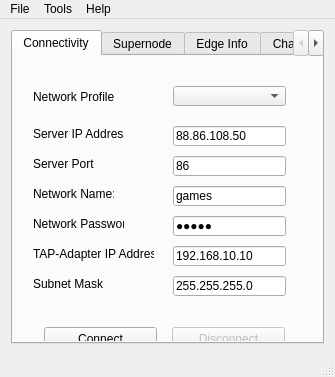
<?xml version="1.0" encoding="UTF-8"?>
<ui version="4.0">
 <class>MainWindow</class>
 <widget class="QMainWindow" name="MainWindow">
  <property name="geometry">
   <rect>
    <x>0</x>
    <y>0</y>
    <width>335</width>
    <height>377</height>
   </rect>
  </property>
  <property name="minimumSize">
   <size>
    <width>335</width>
    <height>377</height>
   </size>
  </property>
  <property name="maximumSize">
   <size>
    <width>800</width>
    <height>377</height>
   </size>
  </property>
  <property name="contextMenuPolicy">
   <enum>Qt::DefaultContextMenu</enum>
  </property>
  <property name="windowTitle">
   <string>QtN2N GUI</string>
  </property>
  <property name="windowIcon">
   <iconset resource="icons.qrc">
    <normaloff>:/GUI_n2n.png</normaloff>:/GUI_n2n.png</iconset>
  </property>
  <property name="locale">
   <locale language="English" country="UnitedStates"/>
  </property>
  <widget class="QWidget" name="centralWidget">
   <property name="contextMenuPolicy">
    <enum>Qt::DefaultContextMenu</enum>
   </property>
   <property name="locale">
    <locale language="English" country="UnitedStates"/>
   </property>
   <layout class="QHBoxLayout" name="horizontalLayout">
    <item>
     <widget class="QTabWidget" name="tabInfo">
      <property name="sizePolicy">
       <sizepolicy hsizetype="Expanding" vsizetype="Expanding">
        <horstretch>0</horstretch>
        <verstretch>0</verstretch>
       </sizepolicy>
      </property>
      <property name="sizeIncrement">
       <size>
        <width>0</width>
        <height>0</height>
       </size>
      </property>
      <property name="contextMenuPolicy">
       <enum>Qt::DefaultContextMenu</enum>
      </property>
      <property name="locale">
       <locale language="English" country="UnitedStates"/>
      </property>
      <property name="currentIndex">
       <number>0</number>
      </property>
      <widget class="QWidget" name="tab_0">
       <property name="contextMenuPolicy">
        <enum>Qt::DefaultContextMenu</enum>
       </property>
       <property name="locale">
        <locale language="English" country="UnitedStates"/>
       </property>
       <attribute name="title">
        <string>Connectivity</string>
       </attribute>
       <widget class="QComboBox" name="comboBox">
        <property name="geometry">
         <rect>
          <x>160</x>
          <y>30</y>
          <width>113</width>
          <height>20</height>
         </rect>
        </property>
        <property name="toolTip">
         <string extracomment="Select your profile."/>
        </property>
       </widget>
       <widget class="QLabel" name="label_1">
        <property name="geometry">
         <rect>
          <x>20</x>
          <y>30</y>
          <width>81</width>
          <height>21</height>
         </rect>
        </property>
        <property name="text">
         <string>Network Profile:</string>
        </property>
       </widget>
       <widget class="QLineEdit" name="lineEdit_1">
        <property name="geometry">
         <rect>
          <x>160</x>
          <y>70</y>
          <width>113</width>
          <height>20</height>
         </rect>
        </property>
        <property name="toolTip">
         <string extracomment="Enter Server IP Address."/>
        </property>
        <property name="inputMethodHints">
         <set>Qt::ImhPreferNumbers</set>
        </property>
        <property name="inputMask">
         <string/>
        </property>
        <property name="text">
         <string>88.86.108.50</string>
        </property>
        <property name="maxLength">
         <number>15</number>
        </property>
       </widget>
       <widget class="QLabel" name="label_2">
        <property name="geometry">
         <rect>
          <x>20</x>
          <y>70</y>
          <width>91</width>
          <height>16</height>
         </rect>
        </property>
        <property name="text">
         <string>Server IP Address:</string>
        </property>
       </widget>
       <widget class="QLabel" name="label_3">
        <property name="geometry">
         <rect>
          <x>20</x>
          <y>100</y>
          <width>61</width>
          <height>16</height>
         </rect>
        </property>
        <property name="text">
         <string>Server Port:</string>
        </property>
       </widget>
       <widget class="QLineEdit" name="lineEdit_2">
        <property name="geometry">
         <rect>
          <x>160</x>
          <y>100</y>
          <width>113</width>
          <height>20</height>
         </rect>
        </property>
        <property name="toolTip">
         <string extracomment="Enter Server Port."/>
        </property>
        <property name="inputMethodHints">
         <set>Qt::ImhPreferNumbers</set>
        </property>
        <property name="text">
         <string>86</string>
        </property>
        <property name="maxLength">
         <number>4</number>
        </property>
       </widget>
       <widget class="QLineEdit" name="lineEdit_3">
        <property name="geometry">
         <rect>
          <x>160</x>
          <y>130</y>
          <width>113</width>
          <height>20</height>
         </rect>
        </property>
        <property name="toolTip">
         <string extracomment="Enter Name of Network."/>
        </property>
        <property name="inputMethodHints">
         <set>Qt::ImhPreferLowercase|Qt::ImhPreferNumbers|Qt::ImhPreferUppercase</set>
        </property>
        <property name="text">
         <string>games</string>
        </property>
        <property name="maxLength">
         <number>15</number>
        </property>
       </widget>
       <widget class="QLabel" name="label_4">
        <property name="geometry">
         <rect>
          <x>20</x>
          <y>130</y>
          <width>81</width>
          <height>16</height>
         </rect>
        </property>
        <property name="text">
         <string>Network Name:</string>
        </property>
       </widget>
       <widget class="QLineEdit" name="lineEdit_4">
        <property name="geometry">
         <rect>
          <x>160</x>
          <y>160</y>
          <width>113</width>
          <height>20</height>
         </rect>
        </property>
        <property name="toolTip">
         <string extracomment="Enter Network Password."/>
        </property>
        <property name="inputMethodHints">
         <set>Qt::ImhHiddenText|Qt::ImhNoAutoUppercase|Qt::ImhNoPredictiveText|Qt::ImhPreferLowercase|Qt::ImhPreferNumbers|Qt::ImhPreferUppercase|Qt::ImhSensitiveData</set>
        </property>
        <property name="text">
         <string>games</string>
        </property>
        <property name="maxLength">
         <number>15</number>
        </property>
        <property name="echoMode">
         <enum>QLineEdit::Password</enum>
        </property>
       </widget>
       <widget class="QLabel" name="label_5">
        <property name="geometry">
         <rect>
          <x>20</x>
          <y>160</y>
          <width>91</width>
          <height>16</height>
         </rect>
        </property>
        <property name="text">
         <string>Network Password:</string>
        </property>
       </widget>
       <widget class="QLabel" name="label_6">
        <property name="geometry">
         <rect>
          <x>20</x>
          <y>190</y>
          <width>121</width>
          <height>16</height>
         </rect>
        </property>
        <property name="text">
         <string>TAP-Adapter IP Address:</string>
        </property>
       </widget>
       <widget class="QLabel" name="label_7">
        <property name="geometry">
         <rect>
          <x>20</x>
          <y>220</y>
          <width>71</width>
          <height>16</height>
         </rect>
        </property>
        <property name="text">
         <string>Subnet Mask:</string>
        </property>
       </widget>
       <widget class="QLineEdit" name="lineEdit_5">
        <property name="geometry">
         <rect>
          <x>160</x>
          <y>190</y>
          <width>113</width>
          <height>20</height>
         </rect>
        </property>
        <property name="toolTip">
         <string extracomment="Enter local TAP-Adapter IP Address."/>
        </property>
        <property name="inputMethodHints">
         <set>Qt::ImhPreferNumbers</set>
        </property>
        <property name="inputMask">
         <string/>
        </property>
        <property name="text">
         <string>192.168.10.10</string>
        </property>
        <property name="maxLength">
         <number>15</number>
        </property>
       </widget>
       <widget class="QLineEdit" name="lineEdit_6">
        <property name="geometry">
         <rect>
          <x>160</x>
          <y>220</y>
          <width>113</width>
          <height>20</height>
         </rect>
        </property>
        <property name="toolTip">
         <string extracomment="Enter Network Subnet Mask."/>
        </property>
        <property name="inputMethodHints">
         <set>Qt::ImhPreferNumbers</set>
        </property>
        <property name="inputMask">
         <string/>
        </property>
        <property name="text">
         <string>255.255.255.0</string>
        </property>
        <property name="maxLength">
         <number>15</number>
        </property>
       </widget>
       <widget class="QWidget" name="layoutWidget">
        <property name="geometry">
         <rect>
          <x>20</x>
          <y>260</y>
          <width>253</width>
          <height>25</height>
         </rect>
        </property>
        <layout class="QHBoxLayout" name="horizontalLayout_5">
         <property name="spacing">
          <number>25</number>
         </property>
         <item>
          <widget class="QPushButton" name="edgeConnectButton">
           <property name="minimumSize">
            <size>
             <width>113</width>
             <height>23</height>
            </size>
           </property>
           <property name="toolTip">
            <string extracomment="Click &quot;Connect&quot; to start edge Client."/>
           </property>
           <property name="text">
            <string>Connect</string>
           </property>
          </widget>
         </item>
         <item>
          <widget class="QPushButton" name="edgeDisconnectButton">
           <property name="enabled">
            <bool>false</bool>
           </property>
           <property name="minimumSize">
            <size>
             <width>113</width>
             <height>23</height>
            </size>
           </property>
           <property name="text">
            <string>Disconnect</string>
           </property>
          </widget>
         </item>
        </layout>
       </widget>
      </widget>
      <widget class="QWidget" name="tab_1">
       <property name="contextMenuPolicy">
        <enum>Qt::DefaultContextMenu</enum>
       </property>
       <attribute name="title">
        <string>Supernode</string>
       </attribute>
       <layout class="QFormLayout" name="formLayout_2">
        <item row="0" column="0" colspan="2">
         <widget class="QSplitter" name="splitter">
          <property name="orientation">
           <enum>Qt::Horizontal</enum>
          </property>
          <widget class="QLabel" name="label_15">
           <property name="text">
            <string>Port:</string>
           </property>
          </widget>
          <widget class="QLineEdit" name="lineEdit_7">
           <property name="inputMethodHints">
            <set>Qt::ImhPreferNumbers</set>
           </property>
           <property name="text">
            <string>86</string>
           </property>
           <property name="maxLength">
            <number>4</number>
           </property>
          </widget>
          <widget class="QCheckBox" name="checkBox_0">
           <property name="text">
            <string>Increase Verbose.</string>
           </property>
          </widget>
         </widget>
        </item>
        <item row="1" column="0">
         <widget class="QLabel" name="label">
          <property name="text">
           <string>Info:</string>
          </property>
         </widget>
        </item>
        <item row="2" column="0" colspan="2">
         <widget class="QTextEdit" name="textEdit_2">
          <property name="minimumSize">
           <size>
            <width>290</width>
            <height>190</height>
           </size>
          </property>
          <property name="maximumSize">
           <size>
            <width>16777215</width>
            <height>190</height>
           </size>
          </property>
          <property name="undoRedoEnabled">
           <bool>false</bool>
          </property>
          <property name="lineWrapMode">
           <enum>QTextEdit::WidgetWidth</enum>
          </property>
          <property name="readOnly">
           <bool>true</bool>
          </property>
          <property name="textInteractionFlags">
           <set>Qt::TextSelectableByKeyboard|Qt::TextSelectableByMouse</set>
          </property>
         </widget>
        </item>
        <item row="3" column="0" colspan="2">
         <layout class="QFormLayout" name="formLayout_3">
          <property name="labelAlignment">
           <set>Qt::AlignBottom|Qt::AlignHCenter</set>
          </property>
          <property name="formAlignment">
           <set>Qt::AlignBottom|Qt::AlignHCenter</set>
          </property>
          <property name="horizontalSpacing">
           <number>10</number>
          </property>
          <property name="verticalSpacing">
           <number>10</number>
          </property>
          <property name="topMargin">
           <number>9</number>
          </property>
          <property name="rightMargin">
           <number>0</number>
          </property>
          <property name="bottomMargin">
           <number>0</number>
          </property>
          <item row="0" column="0">
           <widget class="QPushButton" name="nodeStartButton">
            <property name="minimumSize">
             <size>
              <width>75</width>
              <height>23</height>
             </size>
            </property>
            <property name="maximumSize">
             <size>
              <width>75</width>
              <height>16777215</height>
             </size>
            </property>
            <property name="text">
             <string>Start</string>
            </property>
           </widget>
          </item>
          <item row="0" column="1">
           <widget class="QPushButton" name="nodeStopButton">
            <property name="enabled">
             <bool>false</bool>
            </property>
            <property name="minimumSize">
             <size>
              <width>75</width>
              <height>23</height>
             </size>
            </property>
            <property name="maximumSize">
             <size>
              <width>75</width>
              <height>16777215</height>
             </size>
            </property>
            <property name="text">
             <string>Stop</string>
            </property>
           </widget>
          </item>
         </layout>
        </item>
       </layout>
       <zorder>label</zorder>
       <zorder>textEdit_2</zorder>
       <zorder>splitter</zorder>
      </widget>
      <widget class="QWidget" name="tab_2">
       <property name="locale">
        <locale language="English" country="UnitedStates"/>
       </property>
       <attribute name="title">
        <string>Edge Info</string>
       </attribute>
       <layout class="QVBoxLayout" name="verticalLayout_2">
        <item>
         <widget class="QTextEdit" name="textEdit_1">
          <property name="maximumSize">
           <size>
            <width>800</width>
            <height>377</height>
           </size>
          </property>
          <property name="undoRedoEnabled">
           <bool>false</bool>
          </property>
          <property name="lineWrapMode">
           <enum>QTextEdit::WidgetWidth</enum>
          </property>
          <property name="readOnly">
           <bool>true</bool>
          </property>
          <property name="textInteractionFlags">
           <set>Qt::TextSelectableByKeyboard|Qt::TextSelectableByMouse</set>
          </property>
         </widget>
        </item>
       </layout>
      </widget>
      <widget class="QWidget" name="tab_3">
       <property name="contextMenuPolicy">
        <enum>Qt::DefaultContextMenu</enum>
       </property>
       <attribute name="title">
        <string>Chat</string>
       </attribute>
       <layout class="QGridLayout" name="gridLayout_2">
        <item row="0" column="1">
         <widget class="QListWidget" name="userListWidget">
          <property name="minimumSize">
           <size>
            <width>110</width>
            <height>240</height>
           </size>
          </property>
          <property name="maximumSize">
           <size>
            <width>110</width>
            <height>240</height>
           </size>
          </property>
         </widget>
        </item>
        <item row="0" column="0">
         <widget class="QTextEdit" name="roomTextEdit">
          <property name="minimumSize">
           <size>
            <width>170</width>
            <height>240</height>
           </size>
          </property>
          <property name="maximumSize">
           <size>
            <width>16777215</width>
            <height>240</height>
           </size>
          </property>
          <property name="font">
           <font>
            <pointsize>10</pointsize>
           </font>
          </property>
          <property name="contextMenuPolicy">
           <enum>Qt::CustomContextMenu</enum>
          </property>
          <property name="undoRedoEnabled">
           <bool>false</bool>
          </property>
          <property name="lineWrapMode">
           <enum>QTextEdit::WidgetWidth</enum>
          </property>
          <property name="readOnly">
           <bool>true</bool>
          </property>
          <property name="textInteractionFlags">
           <set>Qt::LinksAccessibleByKeyboard|Qt::LinksAccessibleByMouse|Qt::TextBrowserInteraction|Qt::TextSelectableByKeyboard|Qt::TextSelectableByMouse</set>
          </property>
         </widget>
        </item>
        <item row="3" column="0" colspan="2">
         <layout class="QFormLayout" name="formLayout">
          <property name="leftMargin">
           <number>0</number>
          </property>
          <property name="topMargin">
           <number>8</number>
          </property>
          <property name="rightMargin">
           <number>0</number>
          </property>
          <property name="bottomMargin">
           <number>0</number>
          </property>
          <item row="0" column="0">
           <widget class="QLabel" name="label_8">
            <property name="minimumSize">
             <size>
              <width>0</width>
              <height>22</height>
             </size>
            </property>
            <property name="maximumSize">
             <size>
              <width>16777215</width>
              <height>22</height>
             </size>
            </property>
            <property name="text">
             <string>Message:</string>
            </property>
           </widget>
          </item>
          <item row="0" column="1">
           <widget class="QLineEdit" name="sayLineEdit">
            <property name="sizePolicy">
             <sizepolicy hsizetype="Expanding" vsizetype="Preferred">
              <horstretch>0</horstretch>
              <verstretch>0</verstretch>
             </sizepolicy>
            </property>
            <property name="minimumSize">
             <size>
              <width>0</width>
              <height>22</height>
             </size>
            </property>
            <property name="maximumSize">
             <size>
              <width>16777215</width>
              <height>22</height>
             </size>
            </property>
            <property name="sizeIncrement">
             <size>
              <width>0</width>
              <height>0</height>
             </size>
            </property>
            <property name="font">
             <font>
              <pointsize>10</pointsize>
             </font>
            </property>
            <property name="toolTip">
             <string>Write the message here...</string>
            </property>
            <property name="placeholderText">
             <string>Write the message here...</string>
            </property>
           </widget>
          </item>
         </layout>
        </item>
       </layout>
      </widget>
      <widget class="QWidget" name="tab_4">
       <attribute name="title">
        <string>Info</string>
       </attribute>
       <layout class="QVBoxLayout" name="verticalLayout">
        <item>
         <widget class="QTextEdit" name="textEditInfo">
          <property name="undoRedoEnabled">
           <bool>false</bool>
          </property>
          <property name="readOnly">
           <bool>true</bool>
          </property>
          <property name="textInteractionFlags">
           <set>Qt::TextSelectableByKeyboard|Qt::TextSelectableByMouse</set>
          </property>
         </widget>
        </item>
       </layout>
      </widget>
     </widget>
    </item>
   </layout>
  </widget>
  <widget class="QMenuBar" name="menuBar">
   <property name="geometry">
    <rect>
     <x>0</x>
     <y>0</y>
     <width>335</width>
     <height>21</height>
    </rect>
   </property>
   <property name="locale">
    <locale language="English" country="UnitedStates"/>
   </property>
   <widget class="QMenu" name="menuFile">
    <property name="locale">
     <locale language="English" country="UnitedStates"/>
    </property>
    <property name="title">
     <string>File</string>
    </property>
    <addaction name="actionSave"/>
    <addaction name="separator"/>
    <addaction name="actionAdvanced"/>
    <addaction name="separator"/>
    <addaction name="actionHide_to_Tray"/>
    <addaction name="separator"/>
    <addaction name="actionExit"/>
    <addaction name="separator"/>
   </widget>
   <widget class="QMenu" name="menuHelp">
    <property name="title">
     <string>Help</string>
    </property>
    <addaction name="actionHelp"/>
    <addaction name="actionAbout"/>
    <addaction name="actionAboutQt"/>
   </widget>
   <widget class="QMenu" name="menuTools">
    <property name="title">
     <string>Tools</string>
    </property>
    <addaction name="actionList_TAP_Adapters"/>
    <addaction name="separator"/>
    <addaction name="actionAdd_TAP_Adapter"/>
    <addaction name="actionDel_TAP_Adapter"/>
    <addaction name="separator"/>
   </widget>
   <addaction name="menuFile"/>
   <addaction name="menuTools"/>
   <addaction name="menuHelp"/>
  </widget>
  <widget class="QStatusBar" name="statusBar">
   <property name="contextMenuPolicy">
    <enum>Qt::NoContextMenu</enum>
   </property>
   <property name="locale">
    <locale language="English" country="UnitedStates"/>
   </property>
  </widget>
  <action name="actionSave">
   <property name="icon">
    <iconset resource="icons.qrc">
     <normaloff>:/save.png</normaloff>:/save.png</iconset>
   </property>
   <property name="text">
    <string>Save Network Profile</string>
   </property>
   <property name="shortcut">
    <string>Ctrl+S</string>
   </property>
  </action>
  <action name="actionExit">
   <property name="icon">
    <iconset resource="icons.qrc">
     <normaloff>:/exit.png</normaloff>:/exit.png</iconset>
   </property>
   <property name="text">
    <string>Exit</string>
   </property>
   <property name="shortcut">
    <string>Ctrl+Q</string>
   </property>
  </action>
  <action name="actionHelp">
   <property name="icon">
    <iconset resource="icons.qrc">
     <normaloff>:/help.png</normaloff>:/help.png</iconset>
   </property>
   <property name="text">
    <string>Help</string>
   </property>
   <property name="shortcut">
    <string>F1</string>
   </property>
  </action>
  <action name="actionAbout">
   <property name="icon">
    <iconset resource="icons.qrc">
     <normaloff>:/info.png</normaloff>:/info.png</iconset>
   </property>
   <property name="text">
    <string>About</string>
   </property>
  </action>
  <action name="actionAboutQt">
   <property name="icon">
    <iconset resource="icons.qrc">
     <normaloff>:/qt.png</normaloff>:/qt.png</iconset>
   </property>
   <property name="text">
    <string>About Qt</string>
   </property>
  </action>
  <action name="actionAdvanced">
   <property name="icon">
    <iconset resource="icons.qrc">
     <normaloff>:/settings.png</normaloff>:/settings.png</iconset>
   </property>
   <property name="text">
    <string>Advanced Settings</string>
   </property>
  </action>
  <action name="actionHide_to_Tray">
   <property name="icon">
    <iconset resource="icons.qrc">
     <normaloff>:/minimize.png</normaloff>:/minimize.png</iconset>
   </property>
   <property name="text">
    <string>Hide to Tray</string>
   </property>
  </action>
  <action name="actionAdd_TAP_Adapter">
   <property name="text">
    <string>Add TAP-Adapter</string>
   </property>
  </action>
  <action name="actionDel_TAP_Adapter">
   <property name="text">
    <string>Delete TAP-Adapter</string>
   </property>
  </action>
  <action name="actionList_TAP_Adapters">
   <property name="text">
    <string>Check TAP-Adapters</string>
   </property>
  </action>
 </widget>
 <layoutdefault spacing="6" margin="11"/>
 <resources>
  <include location="icons.qrc"/>
 </resources>
 <connections>
  <connection>
   <sender>actionHide_to_Tray</sender>
   <signal>triggered()</signal>
   <receiver>MainWindow</receiver>
   <slot>hide()</slot>
   <hints>
    <hint type="sourcelabel">
     <x>-1</x>
     <y>-1</y>
    </hint>
    <hint type="destinationlabel">
     <x>157</x>
     <y>188</y>
    </hint>
   </hints>
  </connection>
 </connections>
</ui>
